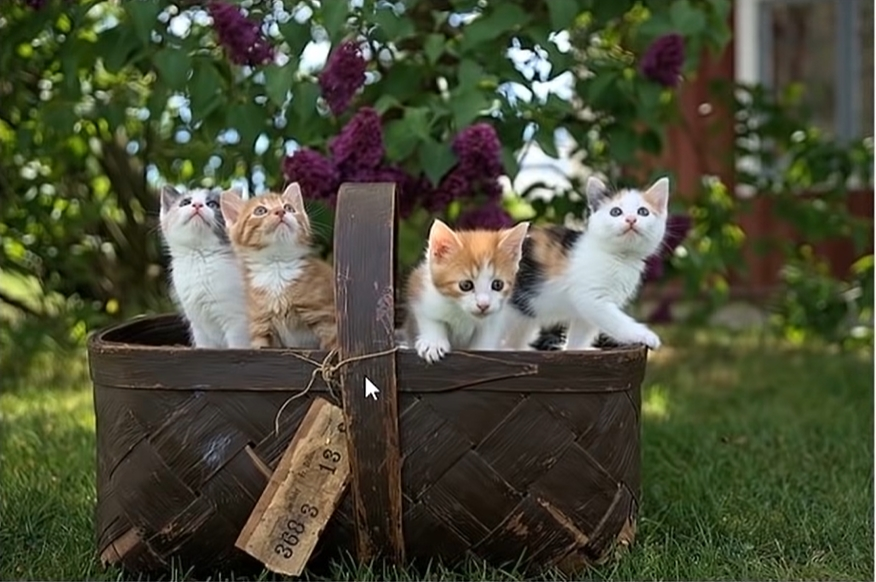
#> input picture OpenCV/photos/cat04.jpg, 876 x 582 px, found by its file name
$ python 11_masking.py
#> lines starting #> are read from the running program, lines starting #| are printed output that depends on the picture; after the words box and inside, x2 and y2 are one past the last pixel; in counts of white or black regions, pixels touching at a corner belong together
import cv2 as cv
import numpy as np

img = cv.imread('OpenCV/photos/cat04.jpg')
#> img is the input picture: shape (582, 876, 3); mean B, G, R 57, 78.2, 76
cv.imshow('Image', img)

blank = np.zeros(img.shape[:2], dtype='uint8')
cv.imshow('Blank', blank)


circle = cv.circle(blank.copy(), (img.shape[1]//2-45, img.shape[0]//2), 100, 255, -1)
# cv.imshow('Mask', circle_mask)

rectangle = cv.rectangle(blank.copy(), (30,30), (370,370), 255, -1)

weird_shape = cv.bitwise_and(circle, rectangle)
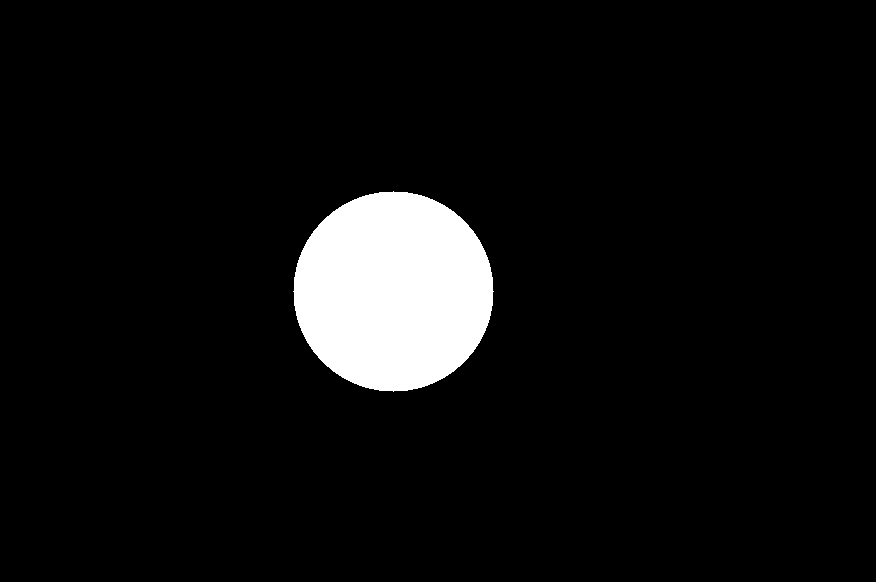
#> circle: shape (582, 876); 6.2% white; 1 white region, box (x1, y1, x2, y2) and area: (293, 191, 494, 392) 31417
cv.imshow('Weird_Shape', weird_shape)
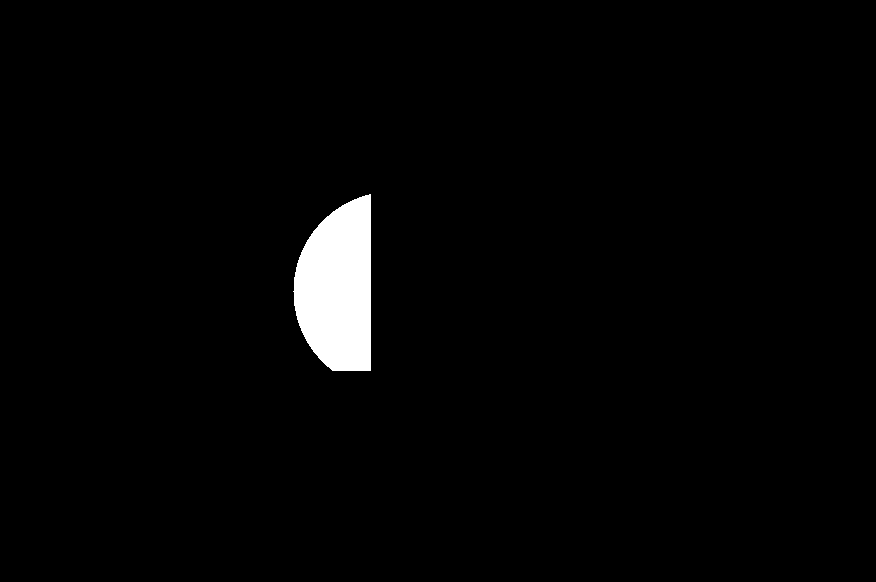
#> window 'Weird_Shape': shape (582, 876); 2.1% white; 1 white region, box (x1, y1, x2, y2) and area: (293, 194, 371, 371) 10844


masked = cv.bitwise_and(img, img, mask=weird_shape)
cv.imshow('Masked_Image', masked)


cv.waitKey(0)

$ run again, with OpenCV/photos/cat01.jpg copied over OpenCV/photos/cat04.jpg
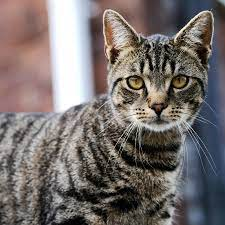
#> input picture OpenCV/photos/cat01.jpg, 225 x 225 px, found by its file name
#> img is the input picture: shape (225, 225, 3); mean B, G, R 108.7, 110.7, 118.2
#> `weird_shape = cv.bitwise_and(circle, rectangle)`:
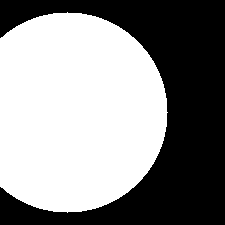
#> circle: shape (225, 225); 55.5% white; 1 black region, box (x1, y1, x2, y2) and area: (0, 0, 225, 225) 22527
#> `masked = cv.bitwise_and(img, img, mask=weird_shape)`:
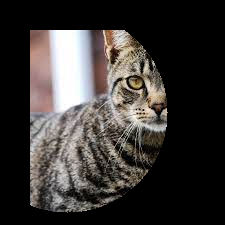
#> masked: shape (225, 225, 3); mean B, G, R 52.4, 54.7, 58.5

$ run again, with OpenCV/photos/cat03.jpg copied over OpenCV/photos/cat04.jpg
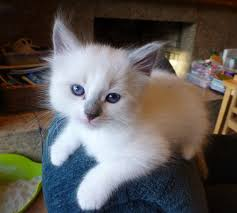
#> input picture OpenCV/photos/cat03.jpg, 237 x 213 px, found by its file name
#> img is the input picture: shape (213, 237, 3); mean B, G, R 87.5, 91.1, 96.2
#> `weird_shape = cv.bitwise_and(circle, rectangle)`:
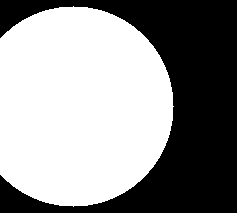
#> circle: shape (213, 237); 57.3% white; 1 black region, box (x1, y1, x2, y2) and area: (0, 0, 237, 213) 21531
#> `masked = cv.bitwise_and(img, img, mask=weird_shape)`:
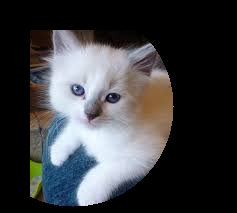
#> masked: shape (213, 237, 3); mean B, G, R 64.1, 61.5, 60.8

$ run again, with OpenCV/photos/cat05.jpg copied over OpenCV/photos/cat04.jpg
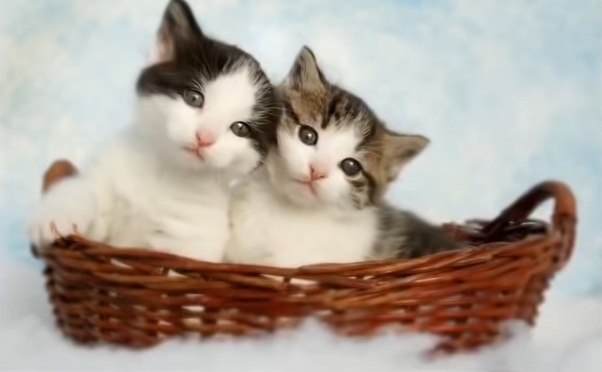
#> input picture OpenCV/photos/cat05.jpg, 602 x 372 px, found by its file name
#> img is the input picture: shape (372, 602, 3); mean B, G, R 154.2, 163.8, 174.4
#> `weird_shape = cv.bitwise_and(circle, rectangle)`:
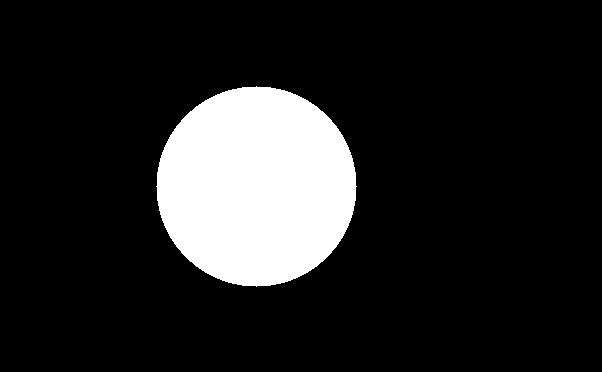
#> circle: shape (372, 602); 14% white; 1 white region, box (x1, y1, x2, y2) and area: (156, 86, 357, 287) 31417
#> `masked = cv.bitwise_and(img, img, mask=weird_shape)`:
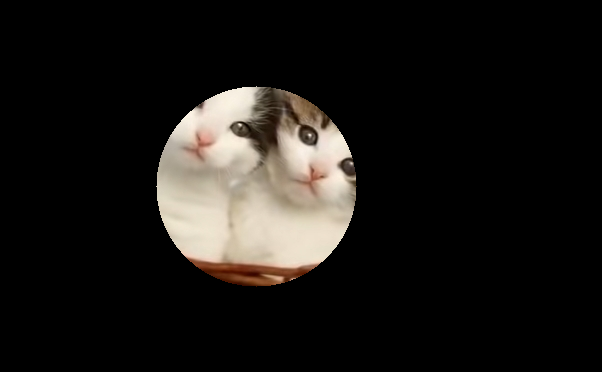
#> masked: shape (372, 602, 3); mean B, G, R 21.4, 24.2, 26.6
